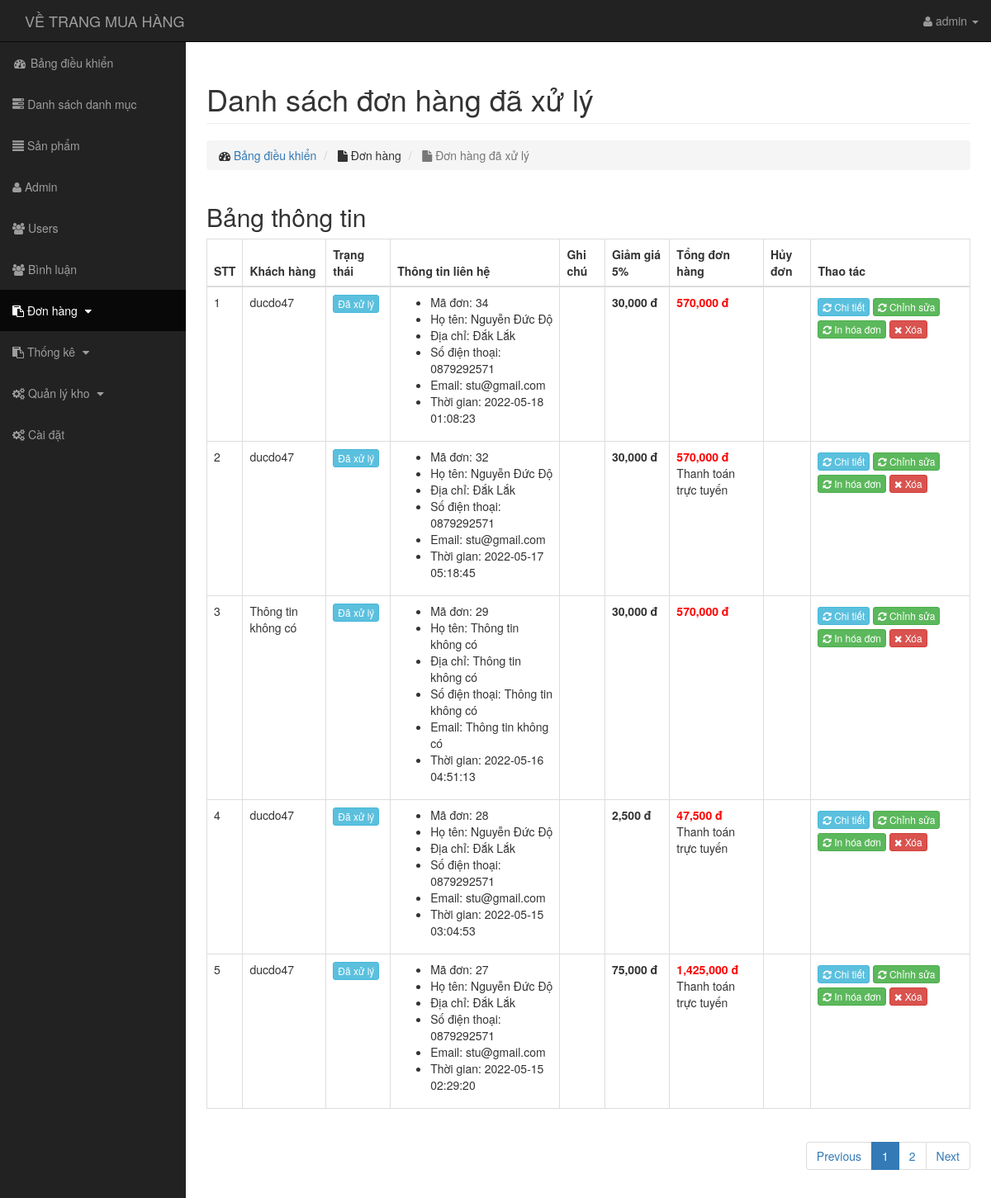
The page /admin/transaction/dhdaxuly.php (signed in) on the database its author committed.
### tables this page shows
CREATE TABLE `transaction` (
  `id` int(11) NOT NULL,
  `amount` varchar(255) NOT NULL,
  `bank_code` varchar(50) NOT NULL,
  `users_id` int(11) NOT NULL,
  `ten` varchar(50) NOT NULL,
  `sdt` varchar(10) NOT NULL,
  `email` varchar(50) NOT NULL,
  `diachi` varchar(255) NOT NULL,
  `status` tinyint(4) NOT NULL DEFAULT '0',
  `note` text NOT NULL,
  `huy` int(11) NOT NULL DEFAULT '0',
  `done` int(11) NOT NULL DEFAULT '0',
  `tructuyen` int(11) DEFAULT '0',
  `create_at` timestamp NOT NULL DEFAULT CURRENT_TIMESTAMP,
  `update_at` timestamp NOT NULL DEFAULT CURRENT_TIMESTAMP ON UPDATE CURRENT_TIMESTAMP
);

CREATE TABLE `users` (
  `id` int(11) NOT NULL,
  `name` varchar(255) NOT NULL,
  `account` varchar(255) NOT NULL,
  `email` varchar(255) NOT NULL,
  `phone` varchar(10) NOT NULL,
  `address` varchar(255) NOT NULL,
  `level` int(255) NOT NULL DEFAULT '0',
  `password` varchar(255) NOT NULL,
  `avatar` varchar(255) NOT NULL,
  `status` tinyint(4) NOT NULL DEFAULT '1',
  `token` varchar(50) NOT NULL,
  `create_at` timestamp NOT NULL DEFAULT CURRENT_TIMESTAMP,
  `update_at` timestamp NOT NULL DEFAULT CURRENT_TIMESTAMP ON UPDATE CURRENT_TIMESTAMP
);

### admin/autoload/dtbase.php (called while the page is built, shortened)
<?php
    class Database
    {
        public $link;
        public function __construct()
        {
            $this->link = mysqli_connect("localhost","root","","banhang") or die ();
            mysqli_set_charset($this->link,"utf8");
        }
        public function fetchsql( $sql )
        {
            $result = mysqli_query($this->link,$sql) or die("Lỗi  truy vấn sql " .mysqli_error($this->link));
            $data = [];
            if( $result)
            {
                while ($num = mysqli_fetch_assoc($result))
                {
                    $data[] = $num;
                }
            }
            return $data;
        }
        public function fetchID($table , $id )
        {
            $sql = "SELECT * FROM {$table} WHERE id = $id ";
            $result = mysqli_query($this->link,$sql) or die("Lỗi  truy vấn fetchID " .mysqli_error($this->link));
            return mysqli_fetch_assoc($result);
        }
         public function fetchAll($table)
        {
            $sql = "SELECT * FROM {$table} WHERE 1" ;
            $result = mysqli_query($this->link,$sql) or die("Lỗi Truy Vấn fetchAll " .mysqli_error($this->link));
            $data = [];
            if( $result)
            {
                while ($num = mysqli_fetch_assoc($result))
                {
                    $data[] = $num;
                }
            }
            return $data;
        }
        public  function fetchJones($table,$sql,$total = 1,$page,$row ,$pagi = true )
        {
            $data = [];
            if ($pagi == true )
            {
                $sotrang = ceil($total / $row);
                $start = ($page - 1 ) * $row ;
                $sql .= " LIMIT $start,$row ";
                $data = [ "page" => $sotrang];
                $result = mysqli_query($this->link,$sql) or die("Lỗi truy vấn fetchJone ---- " .mysqli_error($this->link));
            }
            else
            {
                $result = mysqli_query($this->link,$sql) or die("Lỗi truy vấn fetchJone ---- " .mysqli_error($this->link));
            }
            if( $result)
            {
                while ($num = mysqli_fetch_assoc($result))
                {
                    $data[] = $num;
                }
            }
            return $data;
        }
    }
?>

### admin/autoload/autoload.php (called while the page is built, shortened)
<?php
    include_once'dtbase.php';
    include_once'ftion.php';
        $db = new Database;
     ?>

### admin/autoload/ftion.php (called while the page is built, shortened)
<?php
    function formatprice($number)
    {
        $number = intval($number);
       return $number = number_format($number,0,'.',',')." đ";
    }
 ?>

### admin/transaction/dhdaxuly.php (the view, shortened to what this page needs)
<?php include_once'../autoload/autoload.php';
    $admin = $db->fetchAll("transaction");
    $sql=" SELECT * FROM transaction WHERE status = 1 AND huy = 0 ORDER BY id DESC";
    $don = $db->fetchsql($sql);
    $totala = count($don);
    if(isset($_GET['page']))
    {
        $p=$_GET['page'];
    }
    else{
        $p=1;
    }
    $don=$db->fetchJones('transaction',$sql,$totala,$p,5,true);
    if(isset($don['page']))
        {
            $sotrang=$don['page'];
            unset($don['page']);
        }
    $num =($p-1)*5+1;
    ?>
<?php include_once'../../layouts/header.php'?>
<div class="row">
    <div class="col-lg-12">
        <h1 class="page-header">
            Danh sách đơn hàng đã xử lý
        </h1>
        <ol class="breadcrumb">
            <li>
                <i class="fa fa-dashboard"></i>  <a href="../index.php"> Bảng điều khiển</a>
            </li>
            <li>
                <i class="fa fa-file"></i> Đơn hàng
            </li>
            <li class="active">
                <i class="fa fa-file"></i> Đơn hàng đã xử lý
            </li>
        </ol>
    </div>
</div>
<div class="row">
    <div class="col-md-12">
        <h2>Bảng thông tin</h2>
        <div class="table-responsive">
            <table class="table table-bordered table-hover">
                <thead>
                    <tr>
                        <th>STT</th>
                        <th>Khách hàng</th>
                        <th>Trạng thái</th>
                        <th>Thông tin liên hệ</th>
                        <th>Ghi chú</th>
                        <th>Giảm giá 5%</th>
                        <th>Tổng đơn hàng</th>
                        <th>Hủy đơn</th>
                        <th>Thao tác</th>
                    </tr>
                </thead>
                <tbody>
                <?php
foreach($don as $row): ?>
    <?php
    $id = intval($row['users_id']);
    $users = $db->fetchID("users", $id);
    if (!$users) {
        $users = [
            'name' => 'Thông tin không có',
            'account' => 'Thông tin không có',
            'address' => 'Thông tin không có',
            'phone' => 'Thông tin không có',
            'email' => 'Thông tin không có',
        ];
    }
    ?>
    <tr>
        <td><?php echo $num; ?></td>
        <td><?php echo $users['name']; ?></td>
        <td>
            <?php if ($row['done'] == 0): ?>
            <a href="status.php?id=<?php echo $row['id'] ?>" class="btn btn-xs <?php echo $row['status'] == 0 ? 'btn-danger' : 'btn-info' ?>">
                <?php echo $row['status'] == 0 ? 'Chưa xử lý' : 'Đã xử lý'; ?>
            </a>
            <?php else: ?>
            <a href="status.php?id=<?php echo $row['id'] ?>" class="btn btn-xs <?php echo $row['status'] == 0 ? 'btn-danger disabled' : 'btn-info' ?>">
                <?php echo $row['status'] == 0 ? 'Chưa xử lý' : 'Đã xử lý'; ?>
            </a>
            <?php endif; ?>
        </td>
        <td>
            <ul>
                <li>Mã đơn: <?php echo $row['id']; ?></li>
                <li>Họ tên: <?php echo $users['account']; ?></li>
                <li>Địa chỉ: <?php echo $users['address']; ?></li>
                <li>Số điện thoại: <?php echo $users['phone']; ?></li>
                <li>Email: <?php echo $users['email']; ?></li>
                <li>Thời gian: <?php echo $row['create_at']; ?></li>
            </ul>
        </td>
        <td><?php echo $row['note']; ?></td>
        <td><b><?php echo formatprice(($row['amount'] / 95 * 100) / 20); ?></b></td>
        <td><b style="color:red"><?php echo formatprice($row['amount']); ?></b>
            <p><?php echo $row['tructuyen'] == 1 ? 'Thanh toán trực tuyến' : ''; ?></p>
        </td>
        <td>
        </td>
        <td>
            <a style="margin-top: 5px;" href="donhang.php?id=<?php echo $row['id']; ?>" class="btn btn-xs btn-info"><i class="fa fa-refresh" style="color: #fff;"></i> Chi tiết</a>
            <a style="margin-top: 5px;" href="edit.php?id=<?php echo $row['id']; ?>" class="btn btn-xs btn-success"><i class="fa fa-refresh" style="color: #fff;"></i> Chỉnh sửa</a>
            <a style="margin-top: 5px;" href="in.php?id=<?php echo $row['id']; ?>" class="btn btn-xs btn-success"><i class="fa fa-refresh" style="color: #fff;"></i> In hóa đơn</a>
            <a style="margin-top: 5px;" class="btn btn-xs btn-danger" href="delete.php?id=<?php echo $row['id']; ?>" onclick="return confirm('Bạn thực sự muốn xóa nó?');"><i class="fa fa-remove" style="color: #fff;"></i> Xóa</a>
        </td>
    </tr>
<?php $num++; endforeach; ?>
                </tbody>
            </table>
            <div class="pull-right">
                 <nav aria-label="page navigation">
                <ul class="pagination">
                <li class="page-item">
                <a class="page-link" href="?page=<?php echo $p-1==0? 1:$p-1 ?>" tabindex="-1">Previous</a>
                </li>
                <?php for ($i=1; $i <= $sotrang ; $i++):?>
                <li class="<?php echo ($i==$p) ? 'active' :'' ?>"><a href="?page=<?php echo $i;?>"><?php echo $i;?></a></li>
                <?php endfor ?>
                <li class="page-item">
                <a class="page-link" href="?page=<?php echo $p+1<$i?$p+1:$p ?>">Next</a>
                </li>
                </ul>
        </nav>
            </div>
        </div>
    </div>
</div>
<?php include_once'../../layouts/footer.php'?>

### public/admin/css/sb-admin.css (style rules this page uses)
body { margin-top: 100px; background-color: #222; }
@media (min-width:768px) { body { margin-top: 50px; } }

### rows shown on the page
transaction: users.name "ducdo47", status "Đã xử lý", id "34", users.account "Nguyễn Đức Độ", users.address "Đắk Lắk", users.phone "0879292571", users.email "stu@gmail.com", create_at "2022-05-18 01:08:23", formatprice(($row['amount']/95*100)/20) "30,000 đ", amount "570,000 đ"
transaction: users.name "ducdo47", status "Đã xử lý", id "32", users.account "Nguyễn Đức Độ", users.address "Đắk Lắk", users.phone "0879292571", users.email "stu@gmail.com", create_at "2022-05-17 05:18:45", formatprice(($row['amount']/95*100)/20) "30,000 đ", amount "570,000 đ", tructuyen "Thanh toán trực tuyến"
transaction: name "Thông tin không có", status "Đã xử lý", id "29", account "Thông tin không có", address "Thông tin không có", phone "Thông tin không có", email "Thông tin không có", create_at "2022-05-16 04:51:13", formatprice(($row['amount']/95*100)/20) "30,000 đ", amount "570,000 đ"
transaction: users.name "ducdo47", status "Đã xử lý", id "28", users.account "Nguyễn Đức Độ", users.address "Đắk Lắk", users.phone "0879292571", users.email "stu@gmail.com", create_at "2022-05-15 03:04:53", formatprice(($row['amount']/95*100)/20) "2,500 đ", amount "47,500 đ", tructuyen "Thanh toán trực tuyến"
transaction: users.name "ducdo47", status "Đã xử lý", id "27", users.account "Nguyễn Đức Độ", users.address "Đắk Lắk", users.phone "0879292571", users.email "stu@gmail.com", create_at "2022-05-15 02:29:20", formatprice(($row['amount']/95*100)/20) "75,000 đ", amount "1,425,000 đ", tructuyen "Thanh toán trực tuyến"

### other values the page prints
$_SESSION['admin_user'] "admin"
